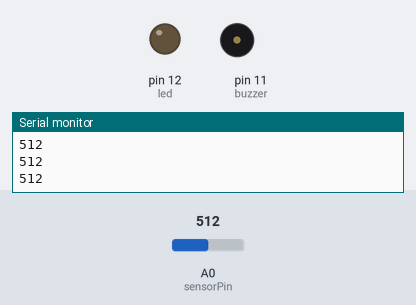
A sketch run on a simulated Arduino Uno, built with avr-gcc and run on an emulated ATmega328P. Shown: output pins drawn as LEDs (lit = HIGH), buzzer (waves = sounding, pin HIGH), the last lines printed to the serial monitor. Inputs (shaded band) come from the test bench; at power-on: A0 (sensorPin) = 512.

Above: at 1.3 s.
1.4 s: A0 (sensorPin) set to 637
2.9 s: A0 (sensorPin) set to 659
At 3.4 s:
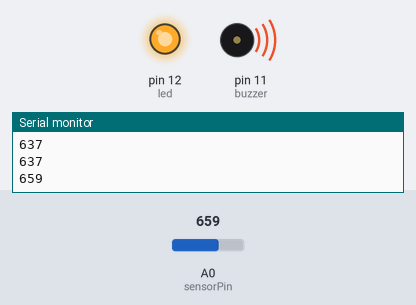
4.5 s: A0 (sensorPin) set to 640
At 5.7 s:
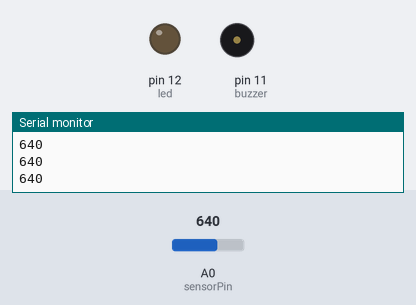
6.0 s: A0 (sensorPin) set to 660
At 7.0 s:
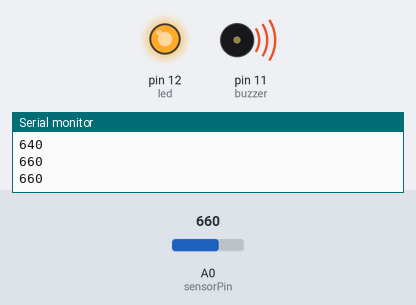
Timing chart, 0 to 8.5 s (numbered marks = the images above; inputs shaded):
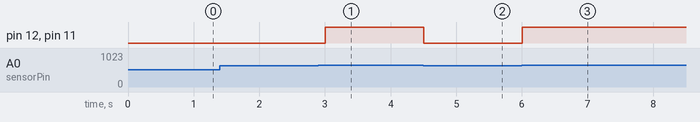

Measured:
- the behaviour switches between 649 and 650 on A0 (sensorPin) (found by bisection; images 0 and 1)
- after the input at 2.9 s, pin 12 (led), pin 11 (buzzer): LOW → HIGH after 0.10 s
- after the input at 4.5 s, pin 12 (led), pin 11 (buzzer): HIGH → LOW at once
- after the input at 6.0 s, pin 12 (led), pin 11 (buzzer): LOW → HIGH at once

The sketch:

Soil_Moisture_Alert.ino
```cpp
// (licence header left out)
int sensorPin = A0;   // Soil moisture sensor connected to analog pin A0
int buzzer = 11;     // Buzzer connected to digital pin 11
int led = 12;        // LED connected to digital pin 12

void setup() {
  pinMode(buzzer, OUTPUT);   // Set buzzer pin as OUTPUT
  pinMode(led, OUTPUT);      // Set LED pin as OUTPUT
  Serial.begin(9600);        // Start Serial Monitor for debugging
}

void loop() {
  int moisture = analogRead(sensorPin);  // Read soil moisture value (0–1023)
  Serial.println(moisture);              // Print moisture value on Serial Monitor

  // If soil is dry (value above threshold), alert user
  if (moisture < 650) {
    digitalWrite(buzzer, LOW);   // Buzzer OFF (soil is wet)
    digitalWrite(led, LOW);      // LED OFF
  } else {
    digitalWrite(buzzer, HIGH);  // Buzzer ON (soil is dry)
    digitalWrite(led, HIGH);     // LED ON
  }

  delay(500);   // Small delay to stabilize readings
}
```
